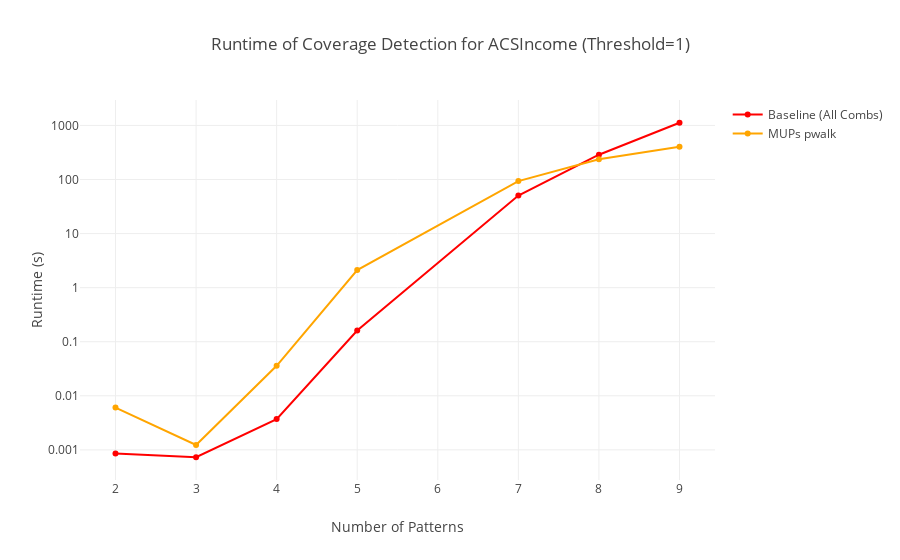

Notebook code for this chart:
### Code cell
fig_acs = visualize_runtime_experiment("ACSIncome", cov_runtime_output_acs)
fig_acs.update_layout(title=f'Runtime of Coverage Detection for ACSIncome (Threshold=1)', xaxis_title='Number of Patterns', yaxis_title='Runtime (s)', yaxis_type='log')

### Figure 1 — Plotly figure (JSON) as saved in the notebook; plotly's stock layout.template omitted (floating-point values rounded to 4 significant figures)
{"data": [{"line": {"color": "red"}, "mode": "lines+markers", "name": "Baseline (All Combs)", "type": "scatter", "x": [2, 3, 4, 5, 7, 8, 9], "y": [0.0008604, 0.0007305, 0.003704, 0.1611, 50.46, 287.1, 1121.0]}, {"line": {"color": "orange"}, "mode": "lines+markers", "name": "MUPs pwalk", "type": "scatter", "x": [2, 3, 4, 5, 7, 8, 9], "y": [0.006056, 0.001234, 0.03592, 2.119, 93.53, 237.0, 403.8]}], "layout": {"title": {"text": "Runtime of Coverage Detection for ACSIncome (Threshold=1)"}, "xaxis": {"title": {"text": "Number of Patterns"}}, "yaxis": {"title": {"text": "Runtime (s)"}, "type": "log"}}}
